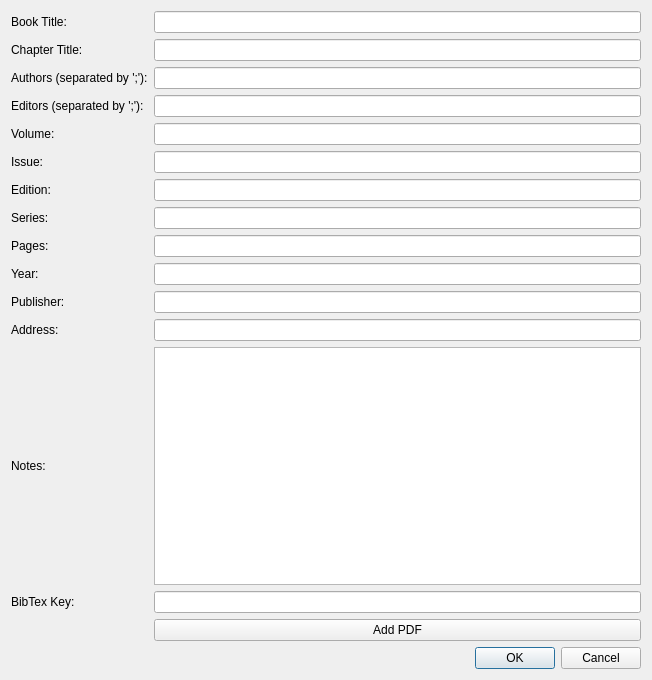
<?xml version="1.0" encoding="UTF-8"?>
<ui version="4.0">
 <class>NewBook</class>
 <widget class="QDialog" name="NewBook">
  <property name="geometry">
   <rect>
    <x>0</x>
    <y>0</y>
    <width>652</width>
    <height>680</height>
   </rect>
  </property>
  <property name="windowTitle">
   <string>Dialog</string>
  </property>
  <layout class="QGridLayout" name="gridLayout">
   <item row="0" column="0">
    <widget class="QLabel" name="label">
     <property name="text">
      <string>Book Title:</string>
     </property>
    </widget>
   </item>
   <item row="0" column="1">
    <widget class="QLineEdit" name="lineEdit_btitle"/>
   </item>
   <item row="1" column="0">
    <widget class="QLabel" name="label_3">
     <property name="text">
      <string>Chapter Title:</string>
     </property>
    </widget>
   </item>
   <item row="1" column="1">
    <widget class="QLineEdit" name="lineEdit_chtitle"/>
   </item>
   <item row="2" column="0">
    <widget class="QLabel" name="label_2">
     <property name="text">
      <string>Authors (separated by ';'):</string>
     </property>
    </widget>
   </item>
   <item row="2" column="1">
    <widget class="QLineEdit" name="lineEdit_auth"/>
   </item>
   <item row="3" column="0">
    <widget class="QLabel" name="label_8">
     <property name="text">
      <string>Editors (separated by ';'):</string>
     </property>
    </widget>
   </item>
   <item row="3" column="1">
    <widget class="QLineEdit" name="lineEdit_editors"/>
   </item>
   <item row="4" column="0">
    <widget class="QLabel" name="label_4">
     <property name="text">
      <string>Volume:</string>
     </property>
    </widget>
   </item>
   <item row="4" column="1">
    <widget class="QLineEdit" name="lineEdit_volume"/>
   </item>
   <item row="5" column="0">
    <widget class="QLabel" name="label_5">
     <property name="text">
      <string>Issue:</string>
     </property>
    </widget>
   </item>
   <item row="5" column="1">
    <widget class="QLineEdit" name="lineEdit_issue"/>
   </item>
   <item row="6" column="0">
    <widget class="QLabel" name="label_13">
     <property name="text">
      <string>Edition:</string>
     </property>
    </widget>
   </item>
   <item row="6" column="1">
    <widget class="QLineEdit" name="lineEdit_edition"/>
   </item>
   <item row="7" column="0">
    <widget class="QLabel" name="label_14">
     <property name="text">
      <string>Series:</string>
     </property>
    </widget>
   </item>
   <item row="7" column="1">
    <widget class="QLineEdit" name="lineEdit_series"/>
   </item>
   <item row="8" column="0">
    <widget class="QLabel" name="label_6">
     <property name="text">
      <string>Pages:</string>
     </property>
    </widget>
   </item>
   <item row="8" column="1">
    <widget class="QLineEdit" name="lineEdit_pages"/>
   </item>
   <item row="9" column="0">
    <widget class="QLabel" name="label_7">
     <property name="text">
      <string>Year:</string>
     </property>
    </widget>
   </item>
   <item row="9" column="1">
    <widget class="QLineEdit" name="lineEdit_year"/>
   </item>
   <item row="10" column="0">
    <widget class="QLabel" name="label_11">
     <property name="text">
      <string>Publisher:</string>
     </property>
    </widget>
   </item>
   <item row="10" column="1">
    <widget class="QLineEdit" name="lineEdit_publisher"/>
   </item>
   <item row="11" column="0">
    <widget class="QLabel" name="label_12">
     <property name="text">
      <string>Address:</string>
     </property>
    </widget>
   </item>
   <item row="11" column="1">
    <widget class="QLineEdit" name="lineEdit_address"/>
   </item>
   <item row="12" column="0">
    <widget class="QLabel" name="label_9">
     <property name="text">
      <string>Notes:</string>
     </property>
    </widget>
   </item>
   <item row="12" column="1">
    <widget class="QPlainTextEdit" name="plainTextEdit_notes"/>
   </item>
   <item row="13" column="0">
    <widget class="QLabel" name="label_10">
     <property name="text">
      <string>BibTex Key:</string>
     </property>
    </widget>
   </item>
   <item row="13" column="1">
    <widget class="QLineEdit" name="lineEdit_key"/>
   </item>
   <item row="14" column="1">
    <widget class="QPushButton" name="pushButton_addPdf">
     <property name="text">
      <string>Add PDF</string>
     </property>
    </widget>
   </item>
   <item row="15" column="0" colspan="2">
    <widget class="QDialogButtonBox" name="buttonBox">
     <property name="orientation">
      <enum>Qt::Horizontal</enum>
     </property>
     <property name="standardButtons">
      <set>QDialogButtonBox::Cancel|QDialogButtonBox::Ok</set>
     </property>
    </widget>
   </item>
  </layout>
 </widget>
 <resources/>
 <connections>
  <connection>
   <sender>buttonBox</sender>
   <signal>accepted()</signal>
   <receiver>NewBook</receiver>
   <slot>accept()</slot>
   <hints>
    <hint type="sourcelabel">
     <x>325</x>
     <y>657</y>
    </hint>
    <hint type="destinationlabel">
     <x>325</x>
     <y>339</y>
    </hint>
   </hints>
  </connection>
  <connection>
   <sender>buttonBox</sender>
   <signal>rejected()</signal>
   <receiver>NewBook</receiver>
   <slot>reject()</slot>
   <hints>
    <hint type="sourcelabel">
     <x>325</x>
     <y>657</y>
    </hint>
    <hint type="destinationlabel">
     <x>325</x>
     <y>339</y>
    </hint>
   </hints>
  </connection>
 </connections>
</ui>
